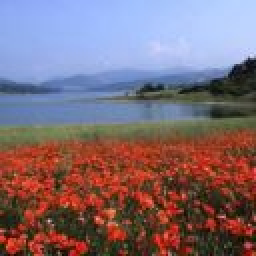
%> input picture IMMAGINI/img5/input1.jpg, 128 x 128 px (shown 2 times larger)
$ octave provaImage.m   (GNU Octave 9; MATLAB toolbox functions it lacks are replaced by stand-ins)
%> lines starting %> are read from the running program, lines starting %| are printed output that depends on the picture
### fastICA.m
function [s, W] = fastICA(x,n)

%
% Inputs:
%   X -> vettore colonna che contiene le miscele
%   n -> numero delle componenti indipendenti da determinare
%
% Outputs:
%   s -> vettore colonna contenente le componenti indipendenti dei segnali
%        di input
%   W -> stima della matrice inversa di A tramite cui ricavare i
%        segnali sorgenti
%
% Others:
%   G = -exp(-0.5 * u.^2) -> funzione per ottenere approssimazione
%                            negentropia
%
% Descrizione : algoritmo FastICA


% Constanti
TOL = 1e-6;   % criterio per la convergenza
MAX = 100;    % Massimo numero iterazioni

% dati centrati e sbiancati
[xc] = centering(x);
[xcw , H] = whitening(xc);
[xrow, xcol]=size(x);
% Fast ICA

W=zeros(n,xrow);

for t=1:xrow
    i     = 0; %conta iterazioni
    delta = inf; %valore per la convergenza
    Wp = rand(n,1);

    while delta > TOL && i < MAX

        i = i + 1;

        % Salvo il vettore in Wlast per poi effettuare il confronto
        Wlast = Wp;
        u = Wp'*xcw; % 1x1001

        % Definisco la prima e la seconda derivata della funzione G
        Gp = u .* exp(-0.5 * u.^2); % 1 x 1001
        Gs = (ones(1,xcol) - u.^2) .* exp(-0.5 * u.^2); % 1x1001

        %calcolo il nuovo vettore Wp
        %Wp = mean(xcw * Gp') - mean(Gs)*Wp;
        Wp = (1/xcol).*(xcw * Gp') - ((1/xcol).*(Gs))*(ones(xcol,1))*Wp; %2x1


        % Decorrelazione
        W_sum=zeros(n,1);
        for int = 1:t-1
            W_sum = W_sum + (Wp'*W(:,int))*W(:,int);
        end
        Wp = Wp - W_sum;
        Wp = Wp/norm(Wp);

        % Aggiornamento variabile di convergenza
        delta = max(1 - abs(dot(Wlast,Wp,2)));

    end

    W(:,t) = Wp;

end
% s = W'*xcw;
s = W'*H*x;

### provaImage.m
% [17 lines of commented-out code are left out]
img1 = imread ('IMMAGINI/img5/input1.jpg');
%> img1 is the input picture: size 128x128x3 uint8; mean R, G, B 127.1, 107.3, 116.6
img2 = imread ('IMMAGINI/img5/input2.jpg');
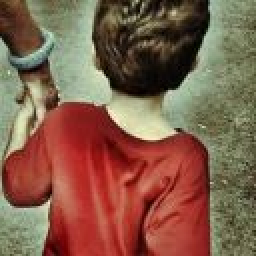
%> input picture IMMAGINI/img5/input2.jpg, 128 x 128 px (shown 2 times larger)
%> img2 is the input picture: size 128x128x3 uint8; mean R, G, B 131, 93.8, 74
img3 = imread ('IMMAGINI/img5/input3.jpg');
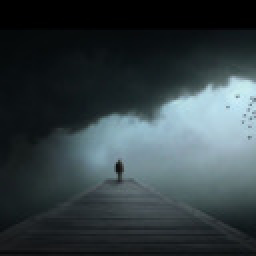
%> input picture IMMAGINI/img5/input3.jpg, 128 x 128 px (shown 2 times larger)
%> img3 is the input picture: size 128x128x3 uint8; mean R, G, B 51.8, 63, 66.8
%img4 = imread ('IMMAGINI/img5/input4.jpg');

figure()
subplot(3,3,1),imshow(img1),title('Original Source 1'),
subplot(3,3,2),imshow(img2),title('Original Source 2'),
subplot(3,3,3),imshow(img3),title('Original Source 3'),
%subplot(3,3,4),imshow(img4),title('Original Source 4'),

[x1,y1,z1]=size(img1);
%> x1 = 128; y1 = 128; z1 = 3
[x2,y2,z2]=size(img2);
%> x2 = 128; y2 = 128; z2 = 3
[x3,y3,z3]=size(img3);
%> x3 = 128; y3 = 128; z3 = 3
% [x4,y4,z4]=size(img4);

i1=[reshape(img1,[1,x1*y1*z1])];
i2=[reshape(img2,[1,x2*y2*z2])];
i3=[reshape(img3,[1,x3*y3*z3])];
% i4=[reshape(img4,[1,x4*y4*z4])];

x_int=[i1;i2;i3];
x =double(x_int);
n = 3;
A = rand(size(x,1));
mix = A*x;


mix1 = reshape(mix(1,:),[x1,y1,z1]);
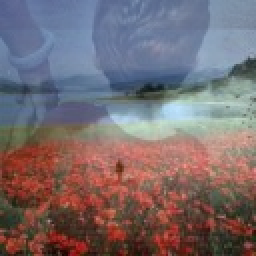
%> mix1: size 128x128x3 double (shown 2 times larger); mean R, G, B 181.9, 164.3, 170; drawn with min black and max white
mix2 = reshape(mix(2,:),[x2,y2,z2]);
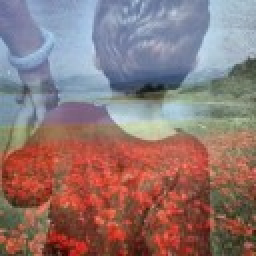
%> mix2: size 128x128x3 double (shown 2 times larger); mean R, G, B 179.1, 148.4, 146.5; drawn with min black and max white
mix3 = reshape(mix(3,:),[x3,y3,z3]);
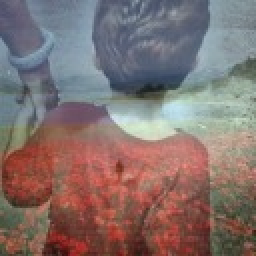
%> mix3: size 128x128x3 double (shown 2 times larger); mean R, G, B 131.2, 113.1, 110.8
% mix4 = reshape(mix(4,:),[x4,y4,z4]);

mix1_int = uint8 (round(mix1));
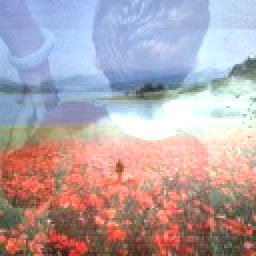
%> mix1_int: size 128x128x3 uint8 (shown 2 times larger); mean R, G, B 179.6, 162.5, 168
mix2_int = uint8 (round(mix2));
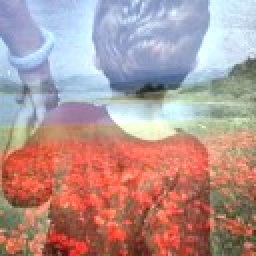
%> mix2_int: size 128x128x3 uint8 (shown 2 times larger); mean R, G, B 178.7, 148.3, 145.6
mix3_int = uint8 (round(mix3));
% mix4_int = uint8 (round(mix4));

subplot(3,3,4),imshow(mix1_int),title('Mixed 1'),
subplot(3,3,5),imshow(mix2_int),title('Mixed 2'),
subplot(3,3,6),imshow(mix3_int),title('Mixed 3'),
% subplot(3,3,8),imshow(mix4_int),title('Mixed 4'),
%
imwrite(mix1_int,'IMMAGINI/img5/mixed1.jpg');
imwrite(mix2_int,'IMMAGINI/img5/mixed2.jpg');
imwrite(mix3_int,'IMMAGINI/img5/mixed3.jpg');
% imwrite(mix4_int,'IMMAGINI/img5/mixed4.jpg');

%applico l'algoritmo fastica alla matrice 'mix'
[s , W]=fastICA(mix,n);
%> the run ends on the next line
